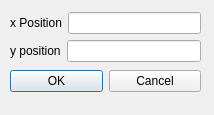
<?xml version="1.0" encoding="UTF-8"?>
<ui version="4.0">
 <class>simpleShapePolygon</class>
 <widget class="QDialog" name="simpleShapePolygon">
  <property name="geometry">
   <rect>
    <x>0</x>
    <y>0</y>
    <width>214</width>
    <height>115</height>
   </rect>
  </property>
  <property name="windowTitle">
   <string>simpleShapePolygon</string>
  </property>
  <property name="modal">
   <bool>false</bool>
  </property>
  <widget class="QWidget" name="layoutWidget">
   <property name="geometry">
    <rect>
     <x>10</x>
     <y>10</y>
     <width>191</width>
     <height>85</height>
    </rect>
   </property>
   <layout class="QVBoxLayout" name="verticalLayout_2">
    <item>
     <layout class="QVBoxLayout" name="verticalLayout">
      <item>
       <layout class="QHBoxLayout" name="horizontalLayout">
        <item>
         <widget class="QLabel" name="x_Label">
          <property name="text">
           <string>x Position</string>
          </property>
          <property name="buddy">
           <cstring>xLineEditObject</cstring>
          </property>
         </widget>
        </item>
        <item>
         <widget class="QLineEdit" name="xLineEditObject"/>
        </item>
       </layout>
      </item>
      <item>
       <layout class="QHBoxLayout" name="horizontalLayout_2">
        <item>
         <widget class="QLabel" name="y_Label">
          <property name="text">
           <string>y position</string>
          </property>
          <property name="buddy">
           <cstring>yLineEditObject</cstring>
          </property>
         </widget>
        </item>
        <item>
         <widget class="QLineEdit" name="yLineEditObject"/>
        </item>
       </layout>
      </item>
     </layout>
    </item>
    <item>
     <layout class="QHBoxLayout" name="horizontalLayout_3">
      <item>
       <widget class="QPushButton" name="okButton">
        <property name="text">
         <string>OK</string>
        </property>
       </widget>
      </item>
      <item>
       <widget class="QPushButton" name="cancelButton">
        <property name="text">
         <string>Cancel</string>
        </property>
       </widget>
      </item>
     </layout>
    </item>
   </layout>
  </widget>
 </widget>
 <resources/>
 <connections>
  <connection>
   <sender>okButton</sender>
   <signal>clicked()</signal>
   <receiver>simpleShapePolygon</receiver>
   <slot>accept()</slot>
   <hints>
    <hint type="sourcelabel">
     <x>73</x>
     <y>83</y>
    </hint>
    <hint type="destinationlabel">
     <x>76</x>
     <y>230</y>
    </hint>
   </hints>
  </connection>
  <connection>
   <sender>cancelButton</sender>
   <signal>clicked()</signal>
   <receiver>simpleShapePolygon</receiver>
   <slot>reject()</slot>
   <hints>
    <hint type="sourcelabel">
     <x>149</x>
     <y>87</y>
    </hint>
    <hint type="destinationlabel">
     <x>153</x>
     <y>206</y>
    </hint>
   </hints>
  </connection>
 </connections>
</ui>
